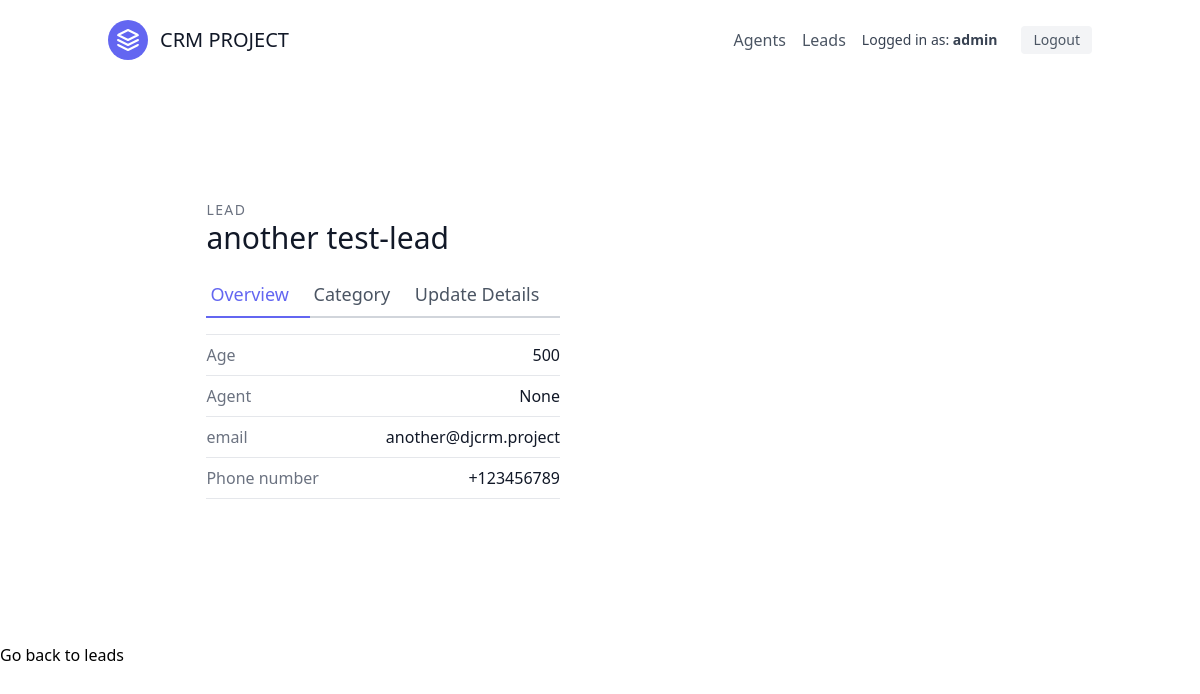
The page /leads/3 (signed in) on the database as committed earlier.
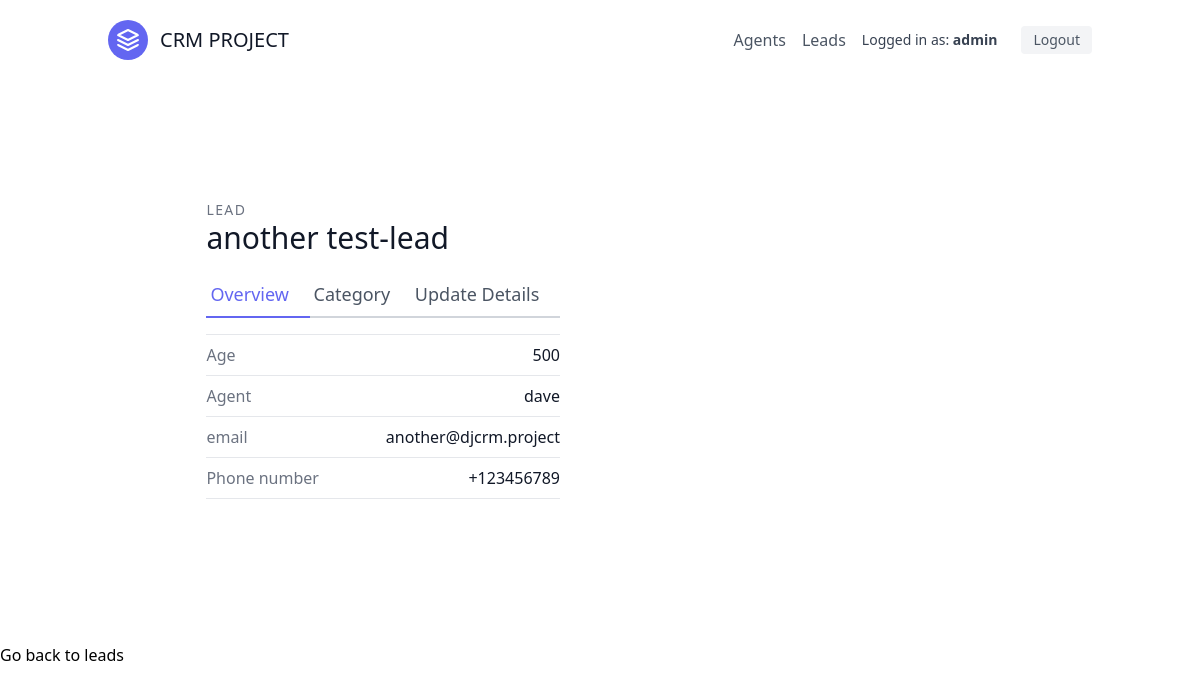
The same page on the database as committed later.
### leads/models.py (models this page shows, shortened)
class Lead(models.Model):
    first_name = models.CharField(max_length=20)
    last_name = models.CharField(max_length=20)
    age = models.IntegerField(default=0)
    organisation = models.ForeignKey(UserProfile, null=True, blank=True, on_delete=models.CASCADE)
    agent = models.ForeignKey('Agent', null=True, blank=True, on_delete=models.SET_NULL)
    category = models.ForeignKey('Category', related_name="leads", null=True, blank=True, on_delete=models.SET_NULL)
    description = models.TextField()
    date_added = models.DateTimeField(auto_now_add=True)
    phone_number = models.CharField(max_length=20)
    email = models.EmailField()

class Agent(models.Model):
    user = models.OneToOneField(User, on_delete=models.CASCADE)
    organisation = models.ForeignKey(UserProfile, on_delete=models.CASCADE)
    def __str__(self):
        return self.user.username #.email

class User(AbstractUser):
    is_organisor = models.BooleanField(default=True)
    is_agent = models.BooleanField(default=False)

### leads/views.py (the view)
# urls.py: path('<int:pk>', views.LeadDetailView.as_view(), name='lead-detail'),
class LeadDetailView(LoginRequiredMixin, DetailView):
    template_name = "leads/lead_detail.html"
    context_object_name = 'lead'
    def get_queryset(self):
        user = self.request.user
        if user.is_organisor:
            queryset = Lead.objects.filter(organisation=user.userprofile)
        else:
            queryset = Lead.objects.filter(organisation=user.agent.organisation)
            queryset = queryset.filter(agent__user=user)
        return queryset

### leads/templates/leads/lead_detail.html (shortened to what this page needs)
{% extends "base.html" %}
{% block content %}
<section class="text-gray-600 body-font overflow-hidden">
    <div class="container px-5 py-24 mx-auto">
      <div class="lg:w-4/5 mx-auto flex flex-wrap">
        <div class="lg:w-1/2 w-full lg:pr-10 lg:py-6 mb-6 lg:mb-0">
          <h2 class="text-sm title-font text-gray-500 tracking-widest">LEAD</h2>
          <h1 class="text-gray-900 text-3xl title-font font-medium mb-4">{{ lead.first_name }} {{ lead.last_name }}</h1>
          <div class="flex mb-4">
            <a href="{% url 'leads:lead-detail' lead.pk %}" class="flex-grow text-indigo-500 border-b-2 border-indigo-500 py-2 text-lg px-1">
                Overview
            </a>
            <a href="{% url "leads:lead-category-update" lead.pk %}" class="flex-grow border-b-2 border-gray-300 py-2 text-lg px-1">
                Category
            </a>
            <a href="{% url 'leads:lead-update' lead.pk %}" class="flex-grow border-b-2 border-gray-300 py-2 text-lg px-1">
                Update Details
            </a>
          </div>
          <div class="flex border-t border-gray-200 py-2">
            <span class="text-gray-500">Age</span>
            <span class="ml-auto text-gray-900">{{ lead.age }}</span>
          </div>
          <div class="flex border-t border-gray-200 py-2">
            <span class="text-gray-500">Agent</span>
            <span class="ml-auto text-gray-900">{{ lead.agent }}</span>
          </div>
          <div class="flex border-t border-gray-200 py-2">
            <span class="text-gray-500">email</span>
            <span class="ml-auto text-gray-900">{{ lead.email }}</span>
          </div>
          <div class="flex border-t border-b mb-6 border-gray-200 py-2">
            <span class="text-gray-500">Phone number</span>
            <span class="ml-auto text-gray-900">{{ lead.phone_number }}</span>
          </div>
        </div>
      </div>
    </div>
</section>
    <a href='{% url 'leads:lead-list' %}'>Go back to leads</a>
{% endblock content %}

Rows that differ between the two databases and show on the page:
changed Lead "another": agent "None" → "dave"
